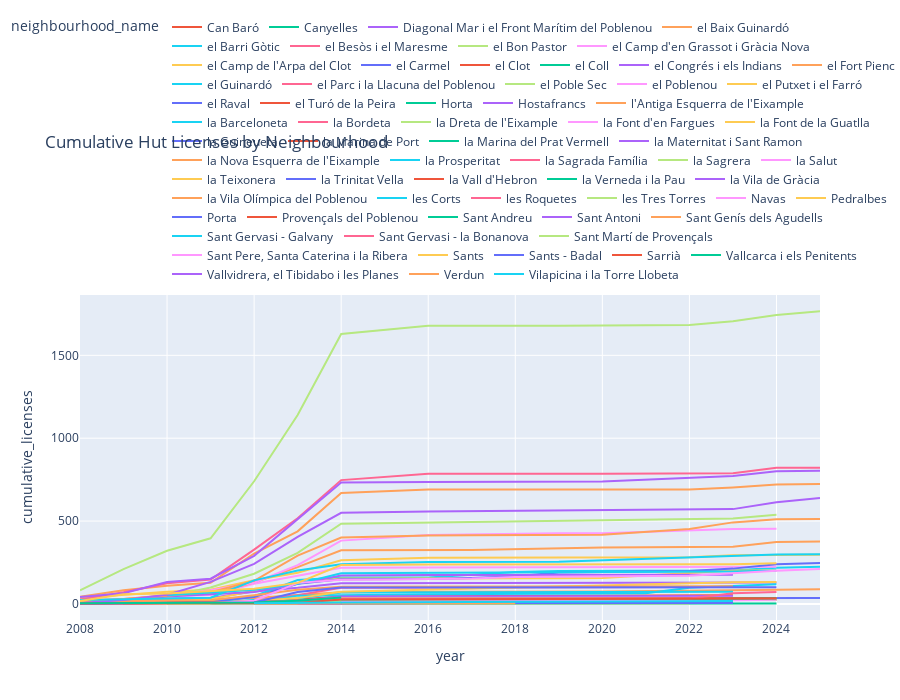

The notebook cell saved with this chart:
### Code cell
import plotly.express as px

fig = px.line(
    hut_lic_neighb_cumulative,
    x='year',
    y='cumulative_licenses',
    color='neighbourhood_name',
    title='Cumulative Hut Licenses by Neighbourhood',
    hover_name='neighbourhood_name',
    height=700
)
fig.update_layout(
    hovermode='x unified',
    legend=dict(orientation='h', yanchor='bottom', y=1.02)
)
fig.show()
